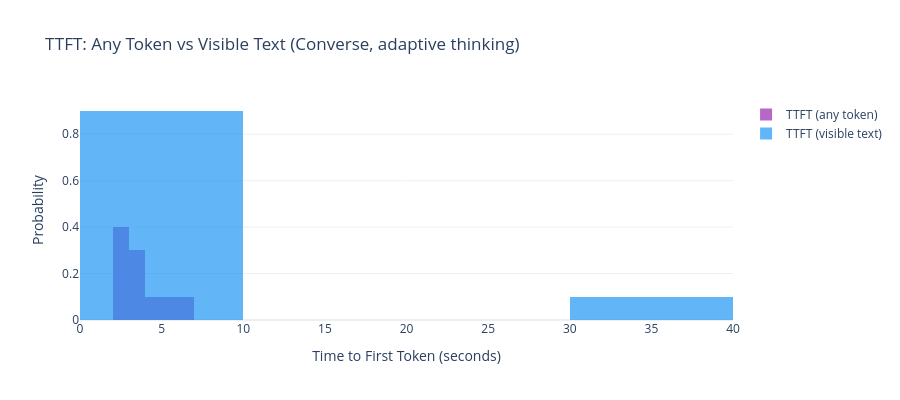
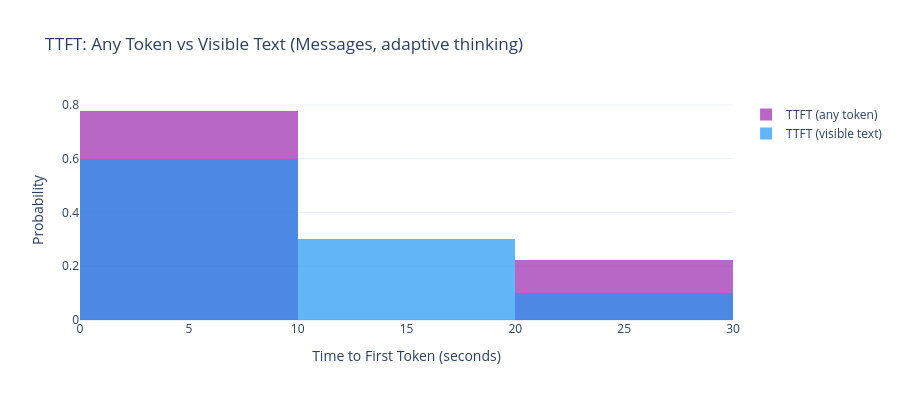

Source (notebook cell) for these figures, in order:
### Markdown cell above
## Plot: TTFT visible vs any (thinking enabled)

Direct comparison of the two TTFT measurement modes for the same thinking
configuration. This shows the gap between when the model starts thinking
and when the user sees the first visible text.

### Code cell
from llmeter.plotting import histogram_by_dimension

for api in ["converse", "messages"]:
    visible_key = f"{api}-thinking-summarized"
    any_key = f"{api}-thinking-any-ttft"

    if visible_key not in results or any_key not in results:
        continue

    fig_cmp = go.Figure()
    fig_cmp.add_trace(
        histogram_by_dimension(
            results[any_key],
            "time_to_first_token",
            name="TTFT (any token)",
            opacity=0.7,
            marker_color="#9C27B0",
        )
    )
    fig_cmp.add_trace(
        histogram_by_dimension(
            results[visible_key],
            "time_to_first_token",
            name="TTFT (visible text)",
            opacity=0.7,
            marker_color="#2196F3",
        )
    )
    fig_cmp.update_layout(
        title=f"TTFT: Any Token vs Visible Text ({api.title()}, adaptive thinking)",
        xaxis_title="Time to First Token (seconds)",
        yaxis_title="Probability",
        barmode="overlay",
        height=400,
        template="plotly_white",
    )
    fig_cmp.show()

### Figure 1 — Plotly figure (JSON) as saved in the notebook; plotly's stock layout.template omitted (floating-point values rounded to 4 significant figures)
{"data": [{"histnorm": "probability", "marker": {"color": "#9C27B0"}, "name": "TTFT (any token)", "opacity": 0.7, "type": "histogram", "x": [3.104, 3.06, 3.753, 4.348, 2.913, 5.295, 2.625, 2.828, 2.86, 6.385]}, {"histnorm": "probability", "marker": {"color": "#2196F3"}, "name": "TTFT (visible text)", "opacity": 0.7, "type": "histogram", "x": [4.082, 7.825, 3.665, 3.564, 3.547, 9.822, 4.774, 33.4, 4.014, 3.68]}], "layout": {"barmode": "overlay", "height": 400, "title": {"text": "TTFT: Any Token vs Visible Text (Converse, adaptive thinking)"}, "xaxis": {"title": {"text": "Time to First Token (seconds)"}}, "yaxis": {"title": {"text": "Probability"}}}}

### Figure 2 — Plotly figure (JSON) as saved in the notebook; plotly's stock layout.template omitted (floating-point values rounded to 4 significant figures)
{"data": [{"histnorm": "probability", "marker": {"color": "#9C27B0"}, "name": "TTFT (any token)", "opacity": 0.7, "type": "histogram", "x": [29.85, 27.78, 2.404, 2.418, 2.367, 2.583, 2.472, 2.447, 2.438]}, {"histnorm": "probability", "marker": {"color": "#2196F3"}, "name": "TTFT (visible text)", "opacity": 0.7, "type": "histogram", "x": [3.525, 3.988, 4.65, 5.675, 19.12, 18.11, 27.72, 18.51, 8.59, 5.404]}], "layout": {"barmode": "overlay", "height": 400, "title": {"text": "TTFT: Any Token vs Visible Text (Messages, adaptive thinking)"}, "xaxis": {"title": {"text": "Time to First Token (seconds)"}}, "yaxis": {"title": {"text": "Probability"}}}}
